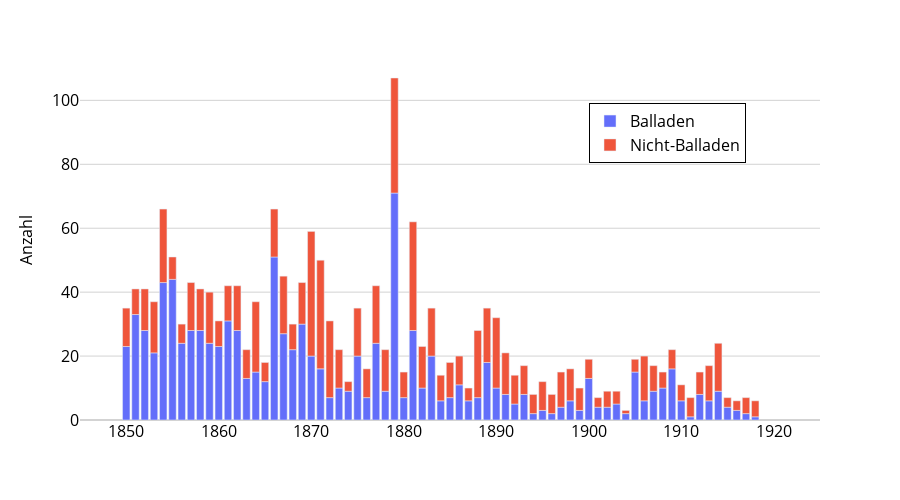

Write notebook code for a chart like this one.
### Markdown cell above
## Anzahl Balladen vs. Nicht-Balladen

### Code cell
meta_plot = ts.copy()
meta_plot = meta_plot.rename(columns={
    'ballade_count' : 'Balladen', 
    'noballade_count' : 'Nicht-Balladen'
})

fig = px.bar(
    meta_plot,
    y = ['Balladen', 'Nicht-Balladen'],
    labels = {'year' : '', 'variable' : '', 'value' : 'Anzahl'}
)

fig.update_layout(
    width=900, height=500,
    xaxis=dict(tickfont=dict(size=16), titlefont=dict(size=16)),
    yaxis=dict(tickfont=dict(size=16), titlefont=dict(size=16)),
    legend=dict(font = dict(size = 16),
                yanchor="top", y=0.88, xanchor="right", x=0.9),
    xaxis_range = [1845, 1925],
)
fig = update_fig_for_publication(fig)
fig.write_image(f"plots/8.2 Anzahl Balladen.pdf")
fig.show()

### Figure 1 — Plotly figure (JSON) as saved in the notebook; plotly's stock layout.template omitted (floating-point values rounded to 4 significant figures)
{"data": [{"alignmentgroup": "True", "hovertemplate": "=%{x}<br>Anzahl=%{y}<extra></extra>", "legendgroup": "Balladen", "marker": {"color": "#636efa", "pattern": {"shape": ""}}, "name": "Balladen", "offsetgroup": "Balladen", "orientation": "v", "showlegend": true, "textposition": "auto", "type": "bar", "x": [1850, 1851, 1852, 1853, 1854, 1855, 1856, 1857, 1858, 1859, 1860, 1861, 1862, 1863, 1864, 1865, 1866, 1867, 1868, 1869, 1870, 1871, 1872, 1873, 1874, 1875, 1876, 1877, 1878, 1879, 1880, 1881, 1882, 1883, 1884, 1885, 1886, 1887, 1888, 1889, 1890, 1891, 1892, 1893, 1894, 1895, 1896, 1897, 1898, 1899, 1900, 1901, 1902, 1903, 1904, 1905, 1906, 1907, 1908, 1909, 1910, 1911, 1912, 1913, 1914, 1915, 1916, 1917, 1918], "xaxis": "x", "y": [23, 33, 28, 21, 43, 44, 24, 28, 28, 24, 23, 31, 28, 13, 15, 12, 51, 27, 22, 30, 20, 16, 7, 10, 9, 20, 7, 24, 9, 71, 7, 28, 10, 20, 6, 7, 11, 6, 7, 18, 10, 8, 5, 8, 2, 3, 2, 4, 6, 3, 13, 4, 4, 5, 2, 15, 6, 9, 10, 16, 6, 1, 8, 6, 9, 4, 3, 2, 1], "yaxis": "y"}, {"alignmentgroup": "True", "hovertemplate": "=%{x}<br>Anzahl=%{y}<extra></extra>", "legendgroup": "Nicht-Balladen", "marker": {"color": "#EF553B", "pattern": {"shape": ""}}, "name": "Nicht-Balladen", "offsetgroup": "Nicht-Balladen", "orientation": "v", "showlegend": true, "textposition": "auto", "type": "bar", "x": [1850, 1851, 1852, 1853, 1854, 1855, 1856, 1857, 1858, 1859, 1860, 1861, 1862, 1863, 1864, 1865, 1866, 1867, 1868, 1869, 1870, 1871, 1872, 1873, 1874, 1875, 1876, 1877, 1878, 1879, 1880, 1881, 1882, 1883, 1884, 1885, 1886, 1887, 1888, 1889, 1890, 1891, 1892, 1893, 1894, 1895, 1896, 1897, 1898, 1899, 1900, 1901, 1902, 1903, 1904, 1905, 1906, 1907, 1908, 1909, 1910, 1911, 1912, 1913, 1914, 1915, 1916, 1917, 1918], "xaxis": "x", "y": [12, 8, 13, 16, 23, 7, 6, 15, 13, 16, 8, 11, 14, 9, 22, 6, 15, 18, 8, 13, 39, 34, 24, 12, 3, 15, 9, 18, 13, 36, 8, 34, 13, 15, 8, 11, 9, 4, 21, 17, 22, 13, 9, 9, 6, 9, 6, 11, 10, 7, 6, 3, 5, 4, 1, 4, 14, 8, 5, 6, 5, 6, 7, 11, 15, 3, 3, 5, 5], "yaxis": "y"}], "layout": {"barmode": "relative", "font": {"color": "black"}, "height": 500, "legend": {"bordercolor": "black", "borderwidth": 1, "font": {"size": 16}, "title": {"text": ""}, "tracegroupgap": 0, "x": 0.9, "xanchor": "right", "y": 0.88, "yanchor": "top"}, "margin": {"t": 60}, "paper_bgcolor": "white", "plot_bgcolor": "white", "width": 900, "xaxis": {"anchor": "y", "color": "black", "domain": [0, 1], "gridcolor": "white", "range": [1845, 1925], "showgrid": false, "tickfont": {"size": 16}, "title": {"font": {"size": 16}, "text": ""}, "type": "linear"}, "yaxis": {"anchor": "x", "autorange": true, "color": "black", "domain": [0, 1], "gridcolor": "lightgray", "range": [0, 112.6], "tickfont": {"size": 16}, "title": {"font": {"size": 16}, "text": "Anzahl"}, "type": "linear", "zerolinecolor": "lightgray"}}}
